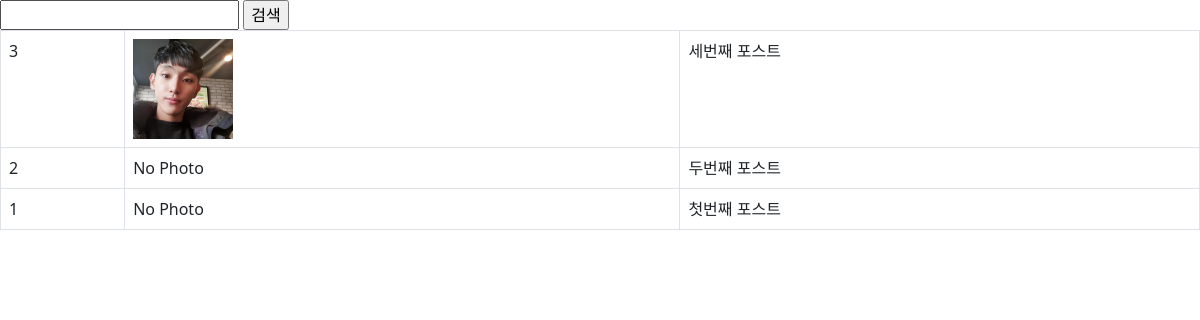
Page /instagram/ (signed in) on the earlier database version.
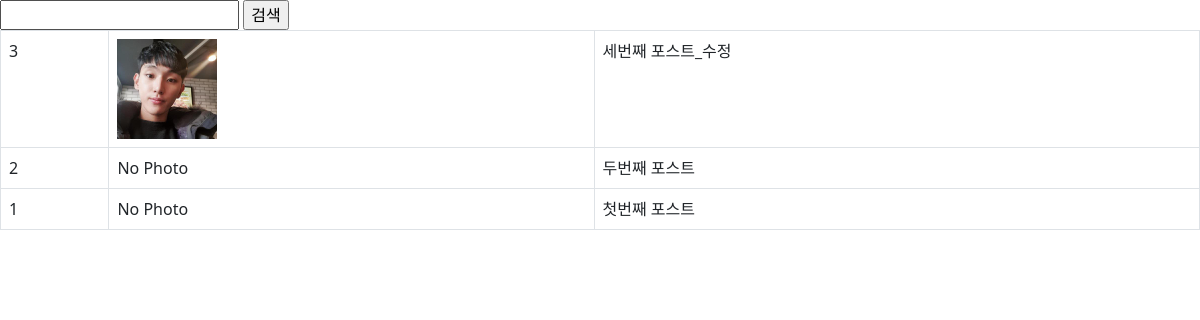
Same page on the later database version.
### instagram/models.py (models this page shows, shortened)
class Post(models.Model):
    author = models.ForeignKey(settings.AUTH_USER_MODEL, on_delete=models.CASCADE,
    related_name='instagram_post_set') # reverse_name을 포기하려면 related_name='+'
    photo = models.ImageField(blank=True, upload_to=uuid_name_upload_to)
    message = models.TextField()
    tag_set = models.ManyToManyField('Tag', blank=True) # ManyToManyField(to, blank)
    is_public = models.BooleanField(default=False, verbose_name='공개여부')
    created_at = models.DateTimeField(auto_now_add=True) # 생성시간
    updated_at = models.DateField(auto_now=True) # 수정시간
    class Meta:
        ordering  = ['-id']

### instagram/views.py (the view)
# urls.py: path('', RedirectView.as_view(pattern_name='instagram:post_list'), name='root'),
@login_required
def post_list(request:HttpRequest):
    qs = Post.objects.all()
    q = request.GET.get('q', '')
    page = request.GET.get('page', '1')
    if q:
        qs = qs.filter(message__icontains=q)
    paginator = Paginator(qs, 10) # 한 페이지당 10개씩
    page_obj = paginator.get_page(page)
    return render(request, 'instagram/post_list.html', {
        'post_list':page_obj,
        'q':q,
    })

### instagram/templates/instagram/post_list.html (shortened to what this page needs)
{% load bootstrap4 %}
<!doctype html>
<html lang="ko">
    <head>
        <link href="https://cdn.jsdelivr.net/npm/bootstrap@5.1.3/dist/css/bootstrap.min.css" rel="stylesheet">
    </head>
    <body>
        <form action="" method="get">
            <input type="text", name="q", value="{{ q }}" />
            <input type="submit", value="검색" />
        </form>
        <table class="table table-bordered table-hover">
            <tbody>
                {% for post in post_list %}
                <tr>
                    <td>
                        {{ post.id }}
                    </td>
                    <td>
                        {% if post.photo %}
                            <img src = "{{ post.photo.url }}", style="width: 100px;" />
                        {% else %}
                            No Photo
                        {% endif %}
                    </td>
                    <td>
                        {{ post.message }}
                    </td>
                </tr>
                {% endfor %}
            </tbody>
        </table>
    </body>
</html>

Differences in the rows shown:
changed Post id 3: message "세번째 포스트" → "세번째 포스트_수정"
